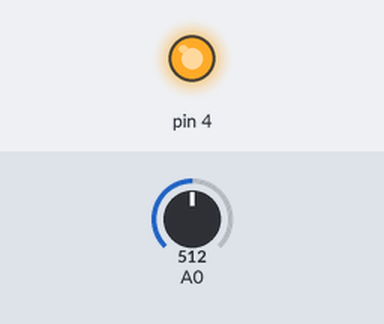
Bench run of a sketch on a simulated Arduino Uno, built with avr-gcc and run on an emulated ATmega328P. Parts: output pins drawn as LEDs (lit = HIGH). Inputs (shaded band) come from the test bench; at power-on: A0 = 512. What the sketch prints to the serial monitor is not drawn.

Above: at 0.1 s.
Timing chart, 0 to 1.6 s (numbered marks = the images above):
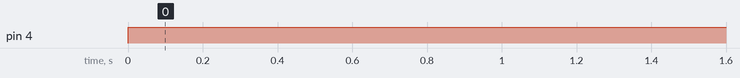

Measured:
- by itself, pin 4: LOW → HIGH at 0.00 s

The sketch:

08T.checking_photoresistor_value_inLight.ino
```cpp
/*
check the photoresistor’s value in ambient light.
-------------------------------------------------
  Insert your photoresistor into the breadboard. Connect one leg to the +5V rail
using a jumper wire. Connect a 10k-ohm resistor to the other leg, and connect
the other side of this resistor to Arduino A0 and GND on the breadboard.
  Open the Serial Monitor in the Arduino IDE. It will show the value being read
from the light resistor in normal lighting conditions. Take note of your number,
which will be different depending on your lighting conditions.
  Now shine the laser on the resistor’s cell, and also note this number
  *This might seem counterintuitive, as you would expect more light to provide
  a higher number, but the figure is actually translating the resistance—more
  light, less resistance. Your values will differ from those shown here, so
  make sure to record your two readings.
*/

void setup() {
  // put your setup code here, to run once:
  pinMode(4, OUTPUT);
  Serial.begin(9600);
  Serial.println("Photoresistor Values...");
}

void loop() {
  // put your main code here, to run repeatedly:
  digitalWrite(4, HIGH);
  Serial.println(analogRead(0));
}
```
